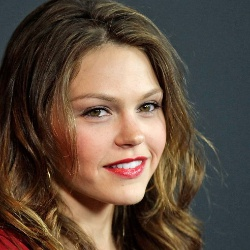
#> input picture projector_images/100_faces/10.jpg, 250 x 250 px
$ python batchsinc.py projector_images/100_faces out   (older library calls are emulated)
#> lines starting #> are read from the running program, lines starting #| are printed output that depends on the picture
import numpy as np
import scipy
import scipy.misc
import matplotlib.pyplot as plt
from scipy import ndimage
from PIL import Image
import pathlib as path
import os
import argparse

parser = argparse.ArgumentParser(description='Project whole directory')
parser.add_argument('indir',type=path.Path, help="Directory of images you want to sinc smooth")
parser.add_argument('outdir',type=path.Path,help="Destination directory for sinc smoothed images")
args = parser.parse_args()
files = os.listdir(args.indir)
for fi in files:
  img = Image.open(os.path.join(args.indir,fi)).convert('RGB')
#> img is the input picture: PIL image 250x250 RGB; mean R, G, B 94.9, 77.3, 63.7
  r, g, b = img.split()
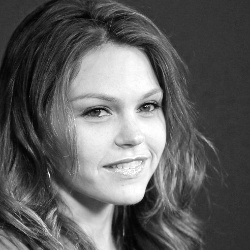
#> r: PIL image 250x250 L; min 0, max 255, mean 94.9
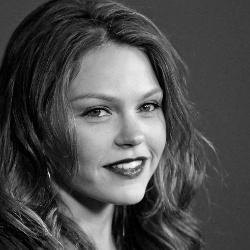
#> g: PIL image 250x250 L; min 0, max 253, mean 77.3
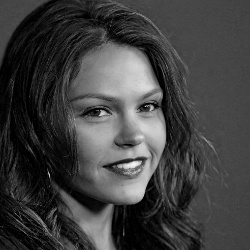
#> b: PIL image 250x250 L; min 0, max 247, mean 63.7

  # take rgb channels and filter high frequencies independently, then recombine to get filtered colored image
  for i in range(1,4):
      if i == 1:
          img = r
      elif i == 2:
          img = g
      else:
          img = b
      f = np.fft.fft2(img)
      fshift = np.fft.fftshift(f) ## shift for centering 0.0 (x,y)
      magnitude_spectrum = 20*np.log(np.abs(fshift))

      # [7 lines of commented-out code are left out]
      rows = np.size(img, 0) #taking the size of the image
      cols = np.size(img, 1)
      crow, ccol = int(rows/2), int(cols/2)

      # larger w => higher threshold for filtering => less deviation from original image
      w = 60

      original = np.zeros_like(fshift)
      original[crow-w:crow+w, ccol-w:ccol+w] = fshift[crow-w:crow+w, ccol-w:ccol+w]
      f_ishift= np.fft.ifftshift(original)

      img_back = np.fft.ifft2(f_ishift) ## shift for centering 0.0 (x,y)
      img_back = np.abs(img_back)

      if i == 1:
          r_back = Image.fromarray(img_back).convert("L")
      elif i == 2:
          g_back = Image.fromarray(img_back).convert("L")
      else:
          b_back = Image.fromarray(img_back).convert("L")
#> this loop made 3 passes
#> pass 1, `magnitude_spectrum = 20*np.log(np.abs(fshift))`:
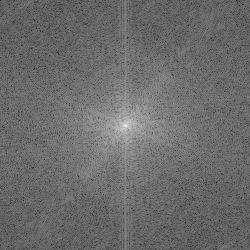
#> magnitude_spectrum: shape (250, 250) float64; min 32.19, max 311.9, mean 150.8; drawn with min black and max white
#> pass 1, `r_back = Image.fromarray(img_back).convert("L")`:
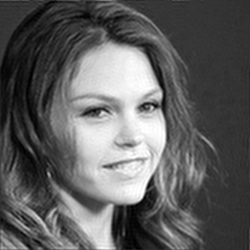
#> r_back: PIL image 250x250 L; min 0, max 255, mean 94.4

  img_back = Image.merge('RGB', (r_back, g_back, b_back))
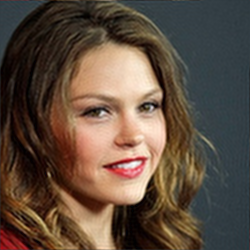
#> img_back: PIL image 250x250 RGB; mean R, G, B 94.4, 76.8, 63.3
  img = Image.merge('RGB', (r, g, b))

# [5 lines of commented-out code are left out]
  img_back.save(os.path.join(args.outdir,fi.split('.')[0]+'_sinced.png'))
#> pass 2 of the loop `for fi in files:`:
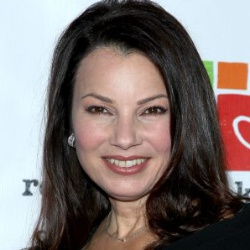
#> input picture projector_images/100_faces/100.jpg, 250 x 250 px
#> img is the input picture: PIL image 250x250 RGB; mean R, G, B 126.6, 115.7, 113.3
#> the loop `for i in range(1,4):` made 3 passes
#> pass 1, `magnitude_spectrum = 20*np.log(np.abs(fshift))`:
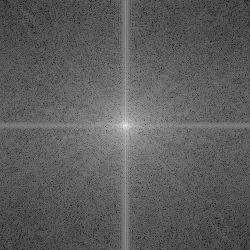
#> magnitude_spectrum: shape (250, 250) float64; min 41.82, max 317.7, mean 143.2; drawn with min black and max white
#> after the loop `for i in range(1,4):`:
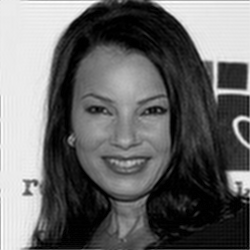
#> img_back: shape (250, 250) float64; min 0.0534, max 275.8, mean 113.5; drawn with min black and max white
